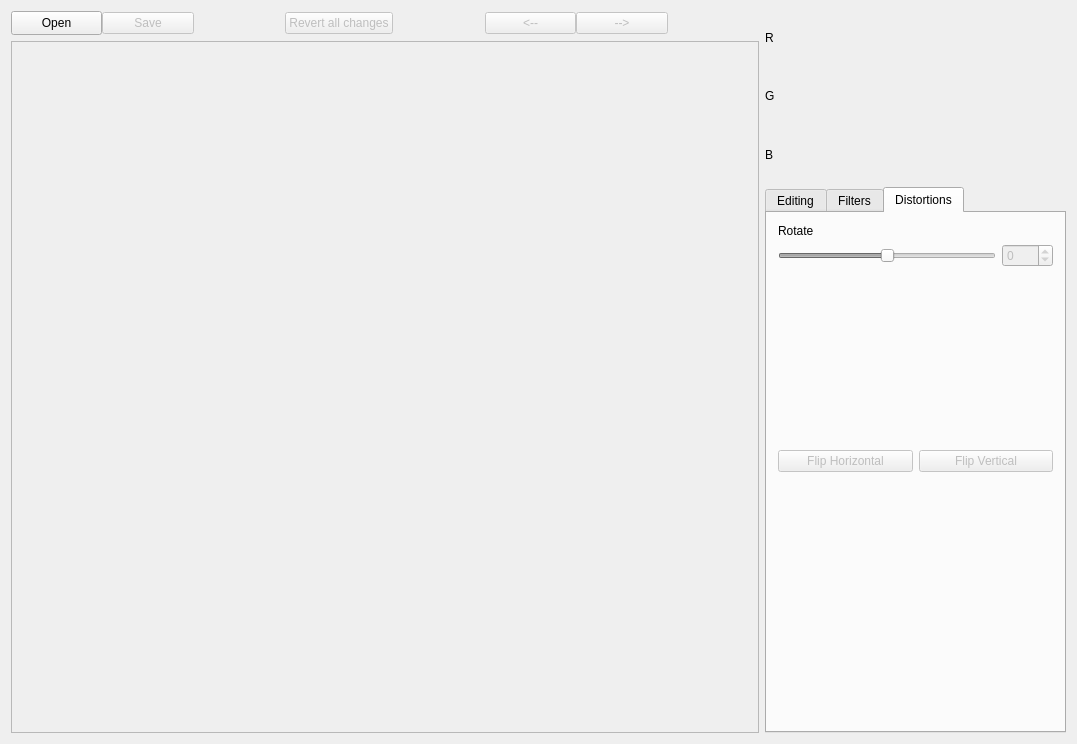
<?xml version="1.0" encoding="UTF-8"?>
<ui version="4.0">
 <class>MainWindow</class>
 <widget class="QMainWindow" name="MainWindow">
  <property name="geometry">
   <rect>
    <x>0</x>
    <y>0</y>
    <width>1077</width>
    <height>744</height>
   </rect>
  </property>
  <property name="sizePolicy">
   <sizepolicy hsizetype="Expanding" vsizetype="Expanding">
    <horstretch>0</horstretch>
    <verstretch>0</verstretch>
   </sizepolicy>
  </property>
  <property name="windowTitle">
   <string>PhotoShock</string>
  </property>
  <property name="autoFillBackground">
   <bool>true</bool>
  </property>
  <widget class="QWidget" name="centralWidget">
   <property name="sizePolicy">
    <sizepolicy hsizetype="Expanding" vsizetype="Expanding">
     <horstretch>0</horstretch>
     <verstretch>0</verstretch>
    </sizepolicy>
   </property>
   <layout class="QGridLayout" name="gridLayout_10">
    <item row="0" column="0">
     <layout class="QVBoxLayout" name="verticalLayout_2">
      <item>
       <layout class="QHBoxLayout" name="horizontalLayout">
        <property name="spacing">
         <number>0</number>
        </property>
        <property name="sizeConstraint">
         <enum>QLayout::SetFixedSize</enum>
        </property>
        <item>
         <widget class="QPushButton" name="open_btn">
          <property name="sizePolicy">
           <sizepolicy hsizetype="Expanding" vsizetype="Fixed">
            <horstretch>0</horstretch>
            <verstretch>0</verstretch>
           </sizepolicy>
          </property>
          <property name="minimumSize">
           <size>
            <width>80</width>
            <height>24</height>
           </size>
          </property>
          <property name="text">
           <string>Open</string>
          </property>
         </widget>
        </item>
        <item>
         <widget class="QPushButton" name="save_btn">
          <property name="enabled">
           <bool>false</bool>
          </property>
          <property name="sizePolicy">
           <sizepolicy hsizetype="Expanding" vsizetype="Fixed">
            <horstretch>0</horstretch>
            <verstretch>0</verstretch>
           </sizepolicy>
          </property>
          <property name="text">
           <string>Save</string>
          </property>
         </widget>
        </item>
        <item>
         <spacer name="horizontalSpacer">
          <property name="sizePolicy">
           <sizepolicy hsizetype="Expanding" vsizetype="Minimum">
            <horstretch>0</horstretch>
            <verstretch>0</verstretch>
           </sizepolicy>
          </property>
          <property name="orientation">
           <enum>Qt::Horizontal</enum>
          </property>
          <property name="sizeType">
           <enum>QSizePolicy::Expanding</enum>
          </property>
          <property name="sizeHint" stdset="0">
           <size>
            <width>40</width>
            <height>20</height>
           </size>
          </property>
         </spacer>
        </item>
        <item>
         <widget class="QPushButton" name="reset_btn">
          <property name="enabled">
           <bool>false</bool>
          </property>
          <property name="sizePolicy">
           <sizepolicy hsizetype="Expanding" vsizetype="Fixed">
            <horstretch>0</horstretch>
            <verstretch>0</verstretch>
           </sizepolicy>
          </property>
          <property name="text">
           <string>Revert all changes</string>
          </property>
         </widget>
        </item>
        <item>
         <spacer name="horizontalSpacer_2">
          <property name="sizePolicy">
           <sizepolicy hsizetype="Expanding" vsizetype="Minimum">
            <horstretch>0</horstretch>
            <verstretch>0</verstretch>
           </sizepolicy>
          </property>
          <property name="orientation">
           <enum>Qt::Horizontal</enum>
          </property>
          <property name="sizeType">
           <enum>QSizePolicy::Expanding</enum>
          </property>
          <property name="sizeHint" stdset="0">
           <size>
            <width>58</width>
            <height>20</height>
           </size>
          </property>
         </spacer>
        </item>
        <item>
         <widget class="QPushButton" name="undo_btn">
          <property name="enabled">
           <bool>false</bool>
          </property>
          <property name="sizePolicy">
           <sizepolicy hsizetype="Expanding" vsizetype="Fixed">
            <horstretch>0</horstretch>
            <verstretch>0</verstretch>
           </sizepolicy>
          </property>
          <property name="text">
           <string>&lt;--</string>
          </property>
         </widget>
        </item>
        <item>
         <widget class="QPushButton" name="redo_btn">
          <property name="enabled">
           <bool>false</bool>
          </property>
          <property name="sizePolicy">
           <sizepolicy hsizetype="Expanding" vsizetype="Fixed">
            <horstretch>0</horstretch>
            <verstretch>0</verstretch>
           </sizepolicy>
          </property>
          <property name="text">
           <string>--&gt;</string>
          </property>
         </widget>
        </item>
        <item>
         <spacer name="horizontalSpacer_3">
          <property name="orientation">
           <enum>Qt::Horizontal</enum>
          </property>
          <property name="sizeHint" stdset="0">
           <size>
            <width>40</width>
            <height>20</height>
           </size>
          </property>
         </spacer>
        </item>
       </layout>
      </item>
      <item>
       <widget class="QScrollArea" name="scrollArea">
        <property name="sizePolicy">
         <sizepolicy hsizetype="Expanding" vsizetype="Expanding">
          <horstretch>0</horstretch>
          <verstretch>0</verstretch>
         </sizepolicy>
        </property>
        <property name="widgetResizable">
         <bool>true</bool>
        </property>
        <widget class="QWidget" name="scrollAreaWidgetContents">
         <property name="geometry">
          <rect>
           <x>0</x>
           <y>0</y>
           <width>746</width>
           <height>690</height>
          </rect>
         </property>
         <layout class="QGridLayout" name="gridLayout_9">
          <item row="0" column="0">
           <widget class="QLabel" name="img_lbl">
            <property name="sizePolicy">
             <sizepolicy hsizetype="Expanding" vsizetype="Expanding">
              <horstretch>0</horstretch>
              <verstretch>0</verstretch>
             </sizepolicy>
            </property>
            <property name="text">
             <string/>
            </property>
            <property name="alignment">
             <set>Qt::AlignCenter</set>
            </property>
           </widget>
          </item>
         </layout>
        </widget>
       </widget>
      </item>
     </layout>
    </item>
    <item row="0" column="1">
     <layout class="QVBoxLayout" name="verticalLayout_3">
      <item>
       <layout class="QVBoxLayout" name="verticalLayout">
        <property name="sizeConstraint">
         <enum>QLayout::SetNoConstraint</enum>
        </property>
        <item>
         <widget class="QLabel" name="r_hist">
          <property name="sizePolicy">
           <sizepolicy hsizetype="Preferred" vsizetype="Preferred">
            <horstretch>0</horstretch>
            <verstretch>0</verstretch>
           </sizepolicy>
          </property>
          <property name="text">
           <string>R</string>
          </property>
         </widget>
        </item>
        <item>
         <widget class="QLabel" name="g_hist">
          <property name="sizePolicy">
           <sizepolicy hsizetype="Preferred" vsizetype="Preferred">
            <horstretch>0</horstretch>
            <verstretch>0</verstretch>
           </sizepolicy>
          </property>
          <property name="text">
           <string>G</string>
          </property>
         </widget>
        </item>
        <item>
         <widget class="QLabel" name="b_hist">
          <property name="sizePolicy">
           <sizepolicy hsizetype="Preferred" vsizetype="Preferred">
            <horstretch>0</horstretch>
            <verstretch>0</verstretch>
           </sizepolicy>
          </property>
          <property name="text">
           <string>B</string>
          </property>
         </widget>
        </item>
       </layout>
      </item>
      <item>
       <widget class="QTabWidget" name="tabWidget">
        <property name="enabled">
         <bool>true</bool>
        </property>
        <property name="sizePolicy">
         <sizepolicy hsizetype="Preferred" vsizetype="Preferred">
          <horstretch>0</horstretch>
          <verstretch>0</verstretch>
         </sizepolicy>
        </property>
        <property name="minimumSize">
         <size>
          <width>301</width>
          <height>546</height>
         </size>
        </property>
        <property name="maximumSize">
         <size>
          <width>301</width>
          <height>546</height>
         </size>
        </property>
        <property name="currentIndex">
         <number>2</number>
        </property>
        <widget class="QWidget" name="Editing">
         <property name="sizePolicy">
          <sizepolicy hsizetype="Preferred" vsizetype="Preferred">
           <horstretch>0</horstretch>
           <verstretch>0</verstretch>
          </sizepolicy>
         </property>
         <attribute name="title">
          <string>Editing</string>
         </attribute>
         <layout class="QGridLayout" name="gridLayout_3">
          <item row="0" column="0">
           <layout class="QGridLayout" name="gridLayout">
            <item row="0" column="0">
             <widget class="QLabel" name="textWb">
              <property name="text">
               <string>WhiteBalance:</string>
              </property>
             </widget>
            </item>
            <item row="1" column="0">
             <widget class="QLabel" name="textRed">
              <property name="text">
               <string>Red</string>
              </property>
             </widget>
            </item>
            <item row="2" column="0">
             <widget class="QSlider" name="red_slider">
              <property name="enabled">
               <bool>false</bool>
              </property>
              <property name="sizePolicy">
               <sizepolicy hsizetype="Expanding" vsizetype="Fixed">
                <horstretch>0</horstretch>
                <verstretch>0</verstretch>
               </sizepolicy>
              </property>
              <property name="minimum">
               <number>-100</number>
              </property>
              <property name="maximum">
               <number>100</number>
              </property>
              <property name="orientation">
               <enum>Qt::Horizontal</enum>
              </property>
              <property name="tickPosition">
               <enum>QSlider::TicksAbove</enum>
              </property>
             </widget>
            </item>
            <item row="2" column="1">
             <widget class="QSpinBox" name="red_spin">
              <property name="enabled">
               <bool>false</bool>
              </property>
              <property name="sizePolicy">
               <sizepolicy hsizetype="Maximum" vsizetype="Fixed">
                <horstretch>0</horstretch>
                <verstretch>0</verstretch>
               </sizepolicy>
              </property>
              <property name="minimum">
               <number>-100</number>
              </property>
              <property name="maximum">
               <number>100</number>
              </property>
             </widget>
            </item>
            <item row="3" column="0">
             <widget class="QLabel" name="textGreen">
              <property name="text">
               <string>Green</string>
              </property>
             </widget>
            </item>
            <item row="4" column="0">
             <widget class="QSlider" name="green_slider">
              <property name="enabled">
               <bool>false</bool>
              </property>
              <property name="sizePolicy">
               <sizepolicy hsizetype="Expanding" vsizetype="Fixed">
                <horstretch>0</horstretch>
                <verstretch>0</verstretch>
               </sizepolicy>
              </property>
              <property name="minimum">
               <number>-100</number>
              </property>
              <property name="maximum">
               <number>100</number>
              </property>
              <property name="orientation">
               <enum>Qt::Horizontal</enum>
              </property>
              <property name="tickPosition">
               <enum>QSlider::TicksAbove</enum>
              </property>
             </widget>
            </item>
            <item row="4" column="1">
             <widget class="QSpinBox" name="green_spin">
              <property name="enabled">
               <bool>false</bool>
              </property>
              <property name="sizePolicy">
               <sizepolicy hsizetype="Maximum" vsizetype="Fixed">
                <horstretch>0</horstretch>
                <verstretch>0</verstretch>
               </sizepolicy>
              </property>
              <property name="minimum">
               <number>-100</number>
              </property>
              <property name="maximum">
               <number>100</number>
              </property>
             </widget>
            </item>
            <item row="5" column="0">
             <widget class="QLabel" name="textBlue">
              <property name="text">
               <string>Blue</string>
              </property>
             </widget>
            </item>
            <item row="6" column="0">
             <widget class="QSlider" name="blue_slider">
              <property name="enabled">
               <bool>false</bool>
              </property>
              <property name="sizePolicy">
               <sizepolicy hsizetype="Expanding" vsizetype="Fixed">
                <horstretch>0</horstretch>
                <verstretch>0</verstretch>
               </sizepolicy>
              </property>
              <property name="minimum">
               <number>-100</number>
              </property>
              <property name="maximum">
               <number>100</number>
              </property>
              <property name="orientation">
               <enum>Qt::Horizontal</enum>
              </property>
              <property name="tickPosition">
               <enum>QSlider::TicksAbove</enum>
              </property>
             </widget>
            </item>
            <item row="6" column="1">
             <widget class="QSpinBox" name="blue_spin">
              <property name="enabled">
               <bool>false</bool>
              </property>
              <property name="sizePolicy">
               <sizepolicy hsizetype="Maximum" vsizetype="Fixed">
                <horstretch>0</horstretch>
                <verstretch>0</verstretch>
               </sizepolicy>
              </property>
              <property name="minimum">
               <number>-100</number>
              </property>
              <property name="maximum">
               <number>100</number>
              </property>
             </widget>
            </item>
            <item row="7" column="0">
             <widget class="QLabel" name="textExposure">
              <property name="text">
               <string>Exposure</string>
              </property>
             </widget>
            </item>
            <item row="8" column="0">
             <widget class="QSlider" name="exposure_slider">
              <property name="enabled">
               <bool>false</bool>
              </property>
              <property name="sizePolicy">
               <sizepolicy hsizetype="Expanding" vsizetype="Fixed">
                <horstretch>0</horstretch>
                <verstretch>0</verstretch>
               </sizepolicy>
              </property>
              <property name="minimum">
               <number>-100</number>
              </property>
              <property name="maximum">
               <number>100</number>
              </property>
              <property name="orientation">
               <enum>Qt::Horizontal</enum>
              </property>
              <property name="tickPosition">
               <enum>QSlider::TicksAbove</enum>
              </property>
             </widget>
            </item>
            <item row="8" column="1">
             <widget class="QSpinBox" name="exposure_spin">
              <property name="enabled">
               <bool>false</bool>
              </property>
              <property name="sizePolicy">
               <sizepolicy hsizetype="Maximum" vsizetype="Fixed">
                <horstretch>0</horstretch>
                <verstretch>0</verstretch>
               </sizepolicy>
              </property>
              <property name="minimum">
               <number>-100</number>
              </property>
              <property name="maximum">
               <number>100</number>
              </property>
             </widget>
            </item>
            <item row="9" column="0">
             <widget class="QLabel" name="textContrast">
              <property name="text">
               <string>Contrast</string>
              </property>
             </widget>
            </item>
            <item row="10" column="0">
             <widget class="QSlider" name="contrast_slider">
              <property name="enabled">
               <bool>false</bool>
              </property>
              <property name="sizePolicy">
               <sizepolicy hsizetype="Expanding" vsizetype="Fixed">
                <horstretch>0</horstretch>
                <verstretch>0</verstretch>
               </sizepolicy>
              </property>
              <property name="minimum">
               <number>-100</number>
              </property>
              <property name="maximum">
               <number>100</number>
              </property>
              <property name="value">
               <number>0</number>
              </property>
              <property name="orientation">
               <enum>Qt::Horizontal</enum>
              </property>
              <property name="tickPosition">
               <enum>QSlider::TicksAbove</enum>
              </property>
             </widget>
            </item>
            <item row="10" column="1">
             <widget class="QSpinBox" name="contrast_spin">
              <property name="enabled">
               <bool>false</bool>
              </property>
              <property name="sizePolicy">
               <sizepolicy hsizetype="Maximum" vsizetype="Fixed">
                <horstretch>0</horstretch>
                <verstretch>0</verstretch>
               </sizepolicy>
              </property>
              <property name="minimum">
               <number>-100</number>
              </property>
              <property name="maximum">
               <number>100</number>
              </property>
             </widget>
            </item>
            <item row="11" column="0">
             <spacer name="verticalSpacer">
              <property name="orientation">
               <enum>Qt::Vertical</enum>
              </property>
              <property name="sizeType">
               <enum>QSizePolicy::Preferred</enum>
              </property>
              <property name="sizeHint" stdset="0">
               <size>
                <width>20</width>
                <height>18</height>
               </size>
              </property>
             </spacer>
            </item>
            <item row="12" column="0">
             <widget class="QPushButton" name="hsl_btn">
              <property name="enabled">
               <bool>false</bool>
              </property>
              <property name="sizePolicy">
               <sizepolicy hsizetype="Expanding" vsizetype="Fixed">
                <horstretch>0</horstretch>
                <verstretch>0</verstretch>
               </sizepolicy>
              </property>
              <property name="text">
               <string>Active HSL</string>
              </property>
             </widget>
            </item>
            <item row="12" column="1">
             <widget class="QPushButton" name="ok_btn">
              <property name="enabled">
               <bool>false</bool>
              </property>
              <property name="sizePolicy">
               <sizepolicy hsizetype="Maximum" vsizetype="Fixed">
                <horstretch>0</horstretch>
                <verstretch>0</verstretch>
               </sizepolicy>
              </property>
              <property name="text">
               <string>Ok</string>
              </property>
             </widget>
            </item>
            <item row="13" column="0">
             <widget class="QLabel" name="textHue">
              <property name="text">
               <string>Hue</string>
              </property>
             </widget>
            </item>
            <item row="14" column="0">
             <widget class="QSlider" name="hue_slider">
              <property name="enabled">
               <bool>false</bool>
              </property>
              <property name="sizePolicy">
               <sizepolicy hsizetype="Expanding" vsizetype="Fixed">
                <horstretch>0</horstretch>
                <verstretch>0</verstretch>
               </sizepolicy>
              </property>
              <property name="minimum">
               <number>-100</number>
              </property>
              <property name="maximum">
               <number>100</number>
              </property>
              <property name="orientation">
               <enum>Qt::Horizontal</enum>
              </property>
              <property name="tickPosition">
               <enum>QSlider::TicksAbove</enum>
              </property>
             </widget>
            </item>
            <item row="14" column="1">
             <widget class="QSpinBox" name="hue_spin">
              <property name="enabled">
               <bool>false</bool>
              </property>
              <property name="sizePolicy">
               <sizepolicy hsizetype="Maximum" vsizetype="Fixed">
                <horstretch>0</horstretch>
                <verstretch>0</verstretch>
               </sizepolicy>
              </property>
              <property name="minimum">
               <number>-100</number>
              </property>
              <property name="maximum">
               <number>100</number>
              </property>
             </widget>
            </item>
            <item row="15" column="0">
             <widget class="QLabel" name="saturation_lbl">
              <property name="text">
               <string>Saturation</string>
              </property>
             </widget>
            </item>
            <item row="16" column="0">
             <widget class="QSlider" name="saturation_slider">
              <property name="enabled">
               <bool>false</bool>
              </property>
              <property name="sizePolicy">
               <sizepolicy hsizetype="Expanding" vsizetype="Fixed">
                <horstretch>0</horstretch>
                <verstretch>0</verstretch>
               </sizepolicy>
              </property>
              <property name="minimum">
               <number>-100</number>
              </property>
              <property name="maximum">
               <number>100</number>
              </property>
              <property name="orientation">
               <enum>Qt::Horizontal</enum>
              </property>
              <property name="tickPosition">
               <enum>QSlider::TicksAbove</enum>
              </property>
             </widget>
            </item>
            <item row="16" column="1">
             <widget class="QSpinBox" name="saturation_spin">
              <property name="enabled">
               <bool>false</bool>
              </property>
              <property name="sizePolicy">
               <sizepolicy hsizetype="Maximum" vsizetype="Fixed">
                <horstretch>0</horstretch>
                <verstretch>0</verstretch>
               </sizepolicy>
              </property>
              <property name="minimum">
               <number>-100</number>
              </property>
              <property name="maximum">
               <number>100</number>
              </property>
             </widget>
            </item>
            <item row="17" column="0">
             <widget class="QLabel" name="textLuminance">
              <property name="text">
               <string>Luminance</string>
              </property>
             </widget>
            </item>
            <item row="18" column="0">
             <widget class="QSlider" name="luminance_slider">
              <property name="enabled">
               <bool>false</bool>
              </property>
              <property name="sizePolicy">
               <sizepolicy hsizetype="Expanding" vsizetype="Fixed">
                <horstretch>0</horstretch>
                <verstretch>0</verstretch>
               </sizepolicy>
              </property>
              <property name="minimum">
               <number>-100</number>
              </property>
              <property name="maximum">
               <number>100</number>
              </property>
              <property name="orientation">
               <enum>Qt::Horizontal</enum>
              </property>
              <property name="tickPosition">
               <enum>QSlider::TicksAbove</enum>
              </property>
             </widget>
            </item>
            <item row="18" column="1">
             <widget class="QSpinBox" name="luminance_spin">
              <property name="enabled">
               <bool>false</bool>
              </property>
              <property name="sizePolicy">
               <sizepolicy hsizetype="Maximum" vsizetype="Fixed">
                <horstretch>0</horstretch>
                <verstretch>0</verstretch>
               </sizepolicy>
              </property>
              <property name="minimum">
               <number>-100</number>
              </property>
              <property name="maximum">
               <number>100</number>
              </property>
             </widget>
            </item>
           </layout>
          </item>
         </layout>
        </widget>
        <widget class="QWidget" name="tab">
         <attribute name="title">
          <string>Filters</string>
         </attribute>
         <layout class="QGridLayout" name="gridLayout_7">
          <item row="0" column="0">
           <layout class="QGridLayout" name="gridLayout_5">
            <item row="4" column="0">
             <widget class="QPushButton" name="sepia_btn">
              <property name="enabled">
               <bool>false</bool>
              </property>
              <property name="text">
               <string>Sepia</string>
              </property>
             </widget>
            </item>
            <item row="4" column="2">
             <widget class="QPushButton" name="grayscale_btn">
              <property name="enabled">
               <bool>false</bool>
              </property>
              <property name="text">
               <string>GrayScale</string>
              </property>
             </widget>
            </item>
            <item row="0" column="0" colspan="3">
             <widget class="QPushButton" name="blur_btn">
              <property name="enabled">
               <bool>false</bool>
              </property>
              <property name="text">
               <string>Gaussian Blur</string>
              </property>
             </widget>
            </item>
            <item row="1" column="0" colspan="3">
             <widget class="QPushButton" name="sharp_btn">
              <property name="enabled">
               <bool>false</bool>
              </property>
              <property name="text">
               <string>Sharpener</string>
              </property>
             </widget>
            </item>
            <item row="2" column="2" alignment="Qt::AlignHCenter">
             <widget class="QSpinBox" name="steps_spin">
              <property name="enabled">
               <bool>false</bool>
              </property>
              <property name="sizePolicy">
               <sizepolicy hsizetype="Maximum" vsizetype="Fixed">
                <horstretch>0</horstretch>
                <verstretch>0</verstretch>
               </sizepolicy>
              </property>
              <property name="layoutDirection">
               <enum>Qt::LeftToRight</enum>
              </property>
              <property name="autoFillBackground">
               <bool>false</bool>
              </property>
              <property name="alignment">
               <set>Qt::AlignRight|Qt::AlignTrailing|Qt::AlignVCenter</set>
              </property>
              <property name="minimum">
               <number>1</number>
              </property>
              <property name="maximum">
               <number>10</number>
              </property>
             </widget>
            </item>
            <item row="2" column="0" colspan="2">
             <widget class="QLabel" name="label">
              <property name="text">
               <string>Filter Steps:</string>
              </property>
             </widget>
            </item>
            <item row="3" column="1">
             <spacer name="verticalSpacer_2">
              <property name="orientation">
               <enum>Qt::Vertical</enum>
              </property>
              <property name="sizeType">
               <enum>QSizePolicy::Fixed</enum>
              </property>
              <property name="sizeHint" stdset="0">
               <size>
                <width>48</width>
                <height>48</height>
               </size>
              </property>
             </spacer>
            </item>
           </layout>
          </item>
          <item row="1" column="0">
           <spacer name="verticalSpacer_3">
            <property name="orientation">
             <enum>Qt::Vertical</enum>
            </property>
            <property name="sizeHint" stdset="0">
             <size>
              <width>20</width>
              <height>40</height>
             </size>
            </property>
           </spacer>
          </item>
         </layout>
        </widget>
        <widget class="QWidget" name="Distortions">
         <attribute name="title">
          <string>Distortions</string>
         </attribute>
         <layout class="QGridLayout" name="gridLayout_8">
          <item row="0" column="0">
           <layout class="QGridLayout" name="gridLayout_6">
            <item row="2" column="0">
             <layout class="QGridLayout" name="gridLayout_4">
              <item row="0" column="0">
               <widget class="QPushButton" name="flipH_btn">
                <property name="enabled">
                 <bool>false</bool>
                </property>
                <property name="text">
                 <string>Flip Horizontal</string>
                </property>
               </widget>
              </item>
              <item row="0" column="1">
               <widget class="QPushButton" name="flipV_btn">
                <property name="enabled">
                 <bool>false</bool>
                </property>
                <property name="text">
                 <string>Flip Vertical</string>
                </property>
               </widget>
              </item>
             </layout>
            </item>
            <item row="0" column="0">
             <layout class="QGridLayout" name="gridLayout_2">
              <item row="1" column="0">
               <widget class="QSlider" name="rotate_slider">
                <property name="enabled">
                 <bool>false</bool>
                </property>
                <property name="minimum">
                 <number>-180</number>
                </property>
                <property name="maximum">
                 <number>180</number>
                </property>
                <property name="orientation">
                 <enum>Qt::Horizontal</enum>
                </property>
               </widget>
              </item>
              <item row="0" column="0">
               <widget class="QLabel" name="label_7">
                <property name="text">
                 <string>Rotate</string>
                </property>
               </widget>
              </item>
              <item row="1" column="1">
               <widget class="QSpinBox" name="rotate_spin">
                <property name="enabled">
                 <bool>false</bool>
                </property>
                <property name="minimum">
                 <number>-180</number>
                </property>
                <property name="maximum">
                 <number>180</number>
                </property>
               </widget>
              </item>
             </layout>
            </item>
            <item row="1" column="0">
             <spacer name="verticalSpacer_5">
              <property name="orientation">
               <enum>Qt::Vertical</enum>
              </property>
              <property name="sizeHint" stdset="0">
               <size>
                <width>20</width>
                <height>18</height>
               </size>
              </property>
             </spacer>
            </item>
           </layout>
          </item>
          <item row="1" column="0">
           <spacer name="verticalSpacer_4">
            <property name="orientation">
             <enum>Qt::Vertical</enum>
            </property>
            <property name="sizeHint" stdset="0">
             <size>
              <width>20</width>
              <height>40</height>
             </size>
            </property>
           </spacer>
          </item>
         </layout>
        </widget>
       </widget>
      </item>
     </layout>
    </item>
   </layout>
  </widget>
 </widget>
 <layoutdefault spacing="6" margin="11"/>
 <resources/>
 <connections>
  <connection>
   <sender>red_slider</sender>
   <signal>valueChanged(int)</signal>
   <receiver>red_spin</receiver>
   <slot>setValue(int)</slot>
   <hints>
    <hint type="sourcelabel">
     <x>968</x>
     <y>291</y>
    </hint>
    <hint type="destinationlabel">
     <x>1034</x>
     <y>294</y>
    </hint>
   </hints>
  </connection>
  <connection>
   <sender>green_slider</sender>
   <signal>valueChanged(int)</signal>
   <receiver>green_spin</receiver>
   <slot>setValue(int)</slot>
   <hints>
    <hint type="sourcelabel">
     <x>968</x>
     <y>345</y>
    </hint>
    <hint type="destinationlabel">
     <x>1034</x>
     <y>348</y>
    </hint>
   </hints>
  </connection>
  <connection>
   <sender>blue_slider</sender>
   <signal>valueChanged(int)</signal>
   <receiver>blue_spin</receiver>
   <slot>setValue(int)</slot>
   <hints>
    <hint type="sourcelabel">
     <x>968</x>
     <y>398</y>
    </hint>
    <hint type="destinationlabel">
     <x>1034</x>
     <y>401</y>
    </hint>
   </hints>
  </connection>
  <connection>
   <sender>exposure_slider</sender>
   <signal>valueChanged(int)</signal>
   <receiver>exposure_spin</receiver>
   <slot>setValue(int)</slot>
   <hints>
    <hint type="sourcelabel">
     <x>968</x>
     <y>451</y>
    </hint>
    <hint type="destinationlabel">
     <x>1034</x>
     <y>454</y>
    </hint>
   </hints>
  </connection>
  <connection>
   <sender>contrast_slider</sender>
   <signal>valueChanged(int)</signal>
   <receiver>contrast_spin</receiver>
   <slot>setValue(int)</slot>
   <hints>
    <hint type="sourcelabel">
     <x>968</x>
     <y>504</y>
    </hint>
    <hint type="destinationlabel">
     <x>1034</x>
     <y>507</y>
    </hint>
   </hints>
  </connection>
  <connection>
   <sender>red_spin</sender>
   <signal>valueChanged(int)</signal>
   <receiver>red_slider</receiver>
   <slot>setValue(int)</slot>
   <hints>
    <hint type="sourcelabel">
     <x>1034</x>
     <y>294</y>
    </hint>
    <hint type="destinationlabel">
     <x>968</x>
     <y>291</y>
    </hint>
   </hints>
  </connection>
  <connection>
   <sender>green_spin</sender>
   <signal>valueChanged(int)</signal>
   <receiver>green_slider</receiver>
   <slot>setValue(int)</slot>
   <hints>
    <hint type="sourcelabel">
     <x>1034</x>
     <y>348</y>
    </hint>
    <hint type="destinationlabel">
     <x>968</x>
     <y>345</y>
    </hint>
   </hints>
  </connection>
  <connection>
   <sender>blue_spin</sender>
   <signal>valueChanged(int)</signal>
   <receiver>blue_slider</receiver>
   <slot>setValue(int)</slot>
   <hints>
    <hint type="sourcelabel">
     <x>1034</x>
     <y>401</y>
    </hint>
    <hint type="destinationlabel">
     <x>968</x>
     <y>398</y>
    </hint>
   </hints>
  </connection>
  <connection>
   <sender>exposure_spin</sender>
   <signal>valueChanged(int)</signal>
   <receiver>exposure_slider</receiver>
   <slot>setValue(int)</slot>
   <hints>
    <hint type="sourcelabel">
     <x>1034</x>
     <y>454</y>
    </hint>
    <hint type="destinationlabel">
     <x>968</x>
     <y>451</y>
    </hint>
   </hints>
  </connection>
  <connection>
   <sender>contrast_spin</sender>
   <signal>valueChanged(int)</signal>
   <receiver>contrast_slider</receiver>
   <slot>setValue(int)</slot>
   <hints>
    <hint type="sourcelabel">
     <x>1034</x>
     <y>507</y>
    </hint>
    <hint type="destinationlabel">
     <x>968</x>
     <y>504</y>
    </hint>
   </hints>
  </connection>
  <connection>
   <sender>hue_slider</sender>
   <signal>valueChanged(int)</signal>
   <receiver>hue_spin</receiver>
   <slot>setValue(int)</slot>
   <hints>
    <hint type="sourcelabel">
     <x>877</x>
     <y>609</y>
    </hint>
    <hint type="destinationlabel">
     <x>1034</x>
     <y>615</y>
    </hint>
   </hints>
  </connection>
  <connection>
   <sender>saturation_slider</sender>
   <signal>valueChanged(int)</signal>
   <receiver>saturation_spin</receiver>
   <slot>setValue(int)</slot>
   <hints>
    <hint type="sourcelabel">
     <x>885</x>
     <y>657</y>
    </hint>
    <hint type="destinationlabel">
     <x>1034</x>
     <y>668</y>
    </hint>
   </hints>
  </connection>
  <connection>
   <sender>luminance_slider</sender>
   <signal>valueChanged(int)</signal>
   <receiver>luminance_spin</receiver>
   <slot>setValue(int)</slot>
   <hints>
    <hint type="sourcelabel">
     <x>886</x>
     <y>705</y>
    </hint>
    <hint type="destinationlabel">
     <x>1034</x>
     <y>721</y>
    </hint>
   </hints>
  </connection>
  <connection>
   <sender>hue_spin</sender>
   <signal>valueChanged(int)</signal>
   <receiver>hue_slider</receiver>
   <slot>setValue(int)</slot>
   <hints>
    <hint type="sourcelabel">
     <x>1034</x>
     <y>615</y>
    </hint>
    <hint type="destinationlabel">
     <x>875</x>
     <y>609</y>
    </hint>
   </hints>
  </connection>
  <connection>
   <sender>saturation_spin</sender>
   <signal>valueChanged(int)</signal>
   <receiver>saturation_slider</receiver>
   <slot>setValue(int)</slot>
   <hints>
    <hint type="sourcelabel">
     <x>1034</x>
     <y>668</y>
    </hint>
    <hint type="destinationlabel">
     <x>861</x>
     <y>657</y>
    </hint>
   </hints>
  </connection>
  <connection>
   <sender>luminance_spin</sender>
   <signal>valueChanged(int)</signal>
   <receiver>luminance_slider</receiver>
   <slot>setValue(int)</slot>
   <hints>
    <hint type="sourcelabel">
     <x>1034</x>
     <y>721</y>
    </hint>
    <hint type="destinationlabel">
     <x>876</x>
     <y>705</y>
    </hint>
   </hints>
  </connection>
  <connection>
   <sender>rotate_slider</sender>
   <signal>valueChanged(int)</signal>
   <receiver>rotate_spin</receiver>
   <slot>setValue(int)</slot>
   <hints>
    <hint type="sourcelabel">
     <x>987</x>
     <y>268</y>
    </hint>
    <hint type="destinationlabel">
     <x>1053</x>
     <y>273</y>
    </hint>
   </hints>
  </connection>
  <connection>
   <sender>rotate_spin</sender>
   <signal>valueChanged(int)</signal>
   <receiver>rotate_slider</receiver>
   <slot>setValue(int)</slot>
   <hints>
    <hint type="sourcelabel">
     <x>1053</x>
     <y>273</y>
    </hint>
    <hint type="destinationlabel">
     <x>987</x>
     <y>268</y>
    </hint>
   </hints>
  </connection>
 </connections>
</ui>
